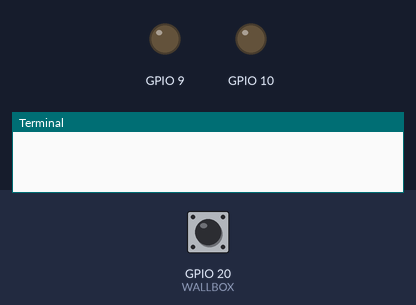
A program run on a simulated Raspberry Pi (BCM pin numbers). Parts: output pins drawn as LEDs (lit = HIGH), the last lines printed to the terminal. The test bench sets the inputs (shaded band); at power-on: GPIO 20 (WALLBOX) HIGH. Files the program writes start out absent; the clock reads 2024-03-15 10:24:30 at power-on unless the program sets it.

Above: at 1.2 s.
1.3 s: GPIO 20 (WALLBOX) driven LOW
At 4.1 s:
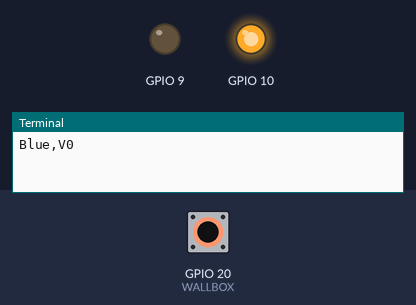
4.3 s: GPIO 20 (WALLBOX) driven HIGH
5.8 s: GPIO 20 (WALLBOX) pulsed LOW 2 times (0.12 s each, 0.3 s apart)
9.4 s: GPIO 20 (WALLBOX) pulsed LOW 5 times (0.12 s each, 0.3 s apart)
Timing chart, 0 to 12.4 s (numbered marks = the images above; inputs shaded):
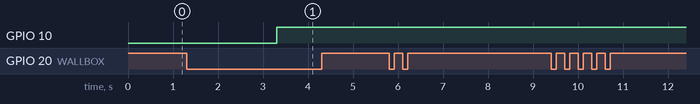

The program:

jukebutnAMI.py
```python
#!/usr/bin/python
# -*- coding: utf-8 -*-

# Copyright (C) 2015 Paul van Veen, mod by Scott Petersen

import RPi.GPIO as GPIO
import os, sys, time

#contants and literals
SELECTION_LETTERS=("A","B","C","D","E","F","G","H","J","K","L","M","N","P","Q","R","S","T","U","V")
WALLBOX=20
dirsong=("Blue")
#>>>these constants can be changed to fit the characteristics of your wallbox
MAXMIMUM_GAP=2
MINIMUM_PULSE_GAP_WIDTH=0.009
LETTER_NUMBER_GAP=0.1
song="error"
#set up IO port for input
GPIO.setmode(GPIO.BCM)
GPIO.setwarnings(False)
GPIO.setup(WALLBOX, GPIO.IN)
GPIO.setup(9, GPIO.OUT)
GPIO.setup(10, GPIO.OUT)


#this function tests if a pulse or gap is wide enough to be registered
#this is needed for two reasons. 1) Sometimes the wallbox will generate an errant pulse
#which will cause errors if interpretted as a proper contact pulse 2) because of the
#way that I have tapped the wallbox pulses, there will be short gaps inside each pulse
#that need to be ignored

def state_has_changed(starting_state):
    starting_time = time.time()
    elapsed_time = 0

    for i in range (200):
        if not GPIO.input(WALLBOX) != starting_state:
            elapsed_time = time.time() - starting_time
            print ("check time recorded: %.3f" %elapsed_time)
            return False
    return True

#this function is called as soon as the main loop determines that a train of pulses
#has started.  It begins by counting the number pulses, then when it encounters a larger
#gap, it starts incrementing the letters.  If your wallbox uses the opposite order
#you will need to change this.  Also the final calculation of the track may need to be changed
#as some boxes have additional pulses at either the start or the end of the train
#once it encounters a gap over a pre-determined maxmimum we know that the rotator arm
#has stopped and we calculate the track

def calculate_track():
    global song                                                 # ***** added *******
    global dirsong
    state = True
    count_of_number_pulses = 0  #since we are in the first pulse
    count_of_letter_pulses = 0
    length_of_last_gap = 0
    first_train = True
    time_of_last_gap = time.time()

    while length_of_last_gap < MAXMIMUM_GAP:
        if not GPIO.input(WALLBOX) != state:

            if state_has_changed(not state): # state has changed but check it is not anomaly
                state = not state # I use this rather than the GPIO value just in case GPIO has changed - unlikely but possible
                if state: #indicates we're in a new pulse
                    length_of_last_gap = time.time() - time_of_last_gap
                    print ("Last gap: %.3f" %length_of_last_gap)

                    if length_of_last_gap > LETTER_NUMBER_GAP: # indicates we're into the second train of pulses
                        first_train = False

                    if first_train:
                        if length_of_last_gap > MINIMUM_PULSE_GAP_WIDTH:  count_of_number_pulses += 1
                    else:
                         count_of_letter_pulses +=1
                         if count_of_number_pulses > 10: count_of_number_pulses = 10
                         if count_of_letter_pulses > 20: count_of_letter_pulses = 20
                else: #indicates we're in a new gap
                    time_of_last_gap = time.time()
        else:
            length_of_last_gap = time.time() - time_of_last_gap #update gap length and continue to poll
    song =  SELECTION_LETTERS[count_of_letter_pulses -1] + str((count_of_number_pulses))

    print (dirsong+","+song)

    with open('/home/pi/Desktop/Queue.csv',"a") as f:
           f.write(dirsong+","+song+"\n")
#while True:
    if  dirsong == "Blue" and song == "V10":
         dirsong = "Red"

    elif dirsong == "Red" and song == "V10":
         dirsong = "Blue"


    if   dirsong == "Blue":
         GPIO.output(9,0)
         GPIO.output(10,1)
    if   dirsong == "Red":
         GPIO.output(9,1)
         GPIO.output(10,0)


#this is the main loop.  We poll the GPIO port until there is a pulse.
#sometimes there can be random pulses, or a spike when the rotor arm starts to move
#so before trying to decode the pulse train I check that
#the pulse is long enough to indicate a contact on the selector arm

while True:
    if  GPIO.wait_for_edge(WALLBOX, GPIO.BOTH):
         if state_has_changed(True):
            track = calculate_track()


    else:
         if  dirsong == "Blue" and song == "V10":
             dirsong = "Red"

         elif dirsong == "Red" and song == "V10":
              dirsong = "Blue"


    if   dirsong == "Blue":
             GPIO.output(9,0)
             GPIO.output(10,1)
    if   dirsong == "Red":
            GPIO.output(9,1)
            GPIO.output(10,0)

            time.sleep(.001)
            print ("--> Pulse ignored")
```

Measured:
- after the input at 1.3 s, GPIO 10: LOW → HIGH after 2.0 s
